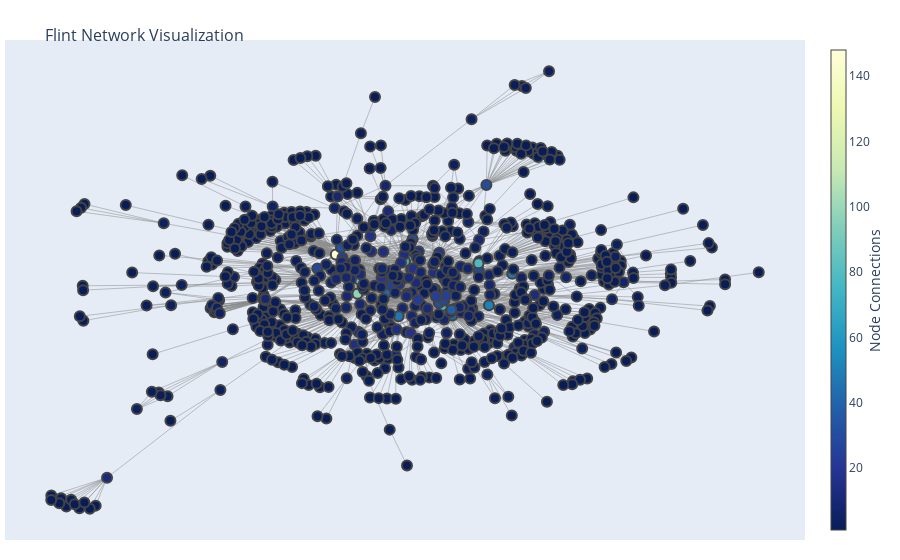

The notebook cell saved with this chart:
### Code cell
import plotly.graph_objects as go
from whoosh.qparser import QueryParser
from IPython.display import display, HTML, clear_output
import re
from whoosh import index
import os
from whoosh.fields import Schema
import pickle
import networkx as nx
import ipywidgets as widgets

def plot_graph(G):
    edge_x = []
    edge_y = []
    for edge in G.edges():
        x0, y0 = G.nodes[edge[0]]['pos']
        x1, y1 = G.nodes[edge[1]]['pos']
        edge_x.append(x0)
        edge_x.append(x1)
        edge_x.append(None)
        edge_y.append(y0)
        edge_y.append(y1)
        edge_y.append(None)

    edge_trace = go.Scatter(
        x=edge_x, y=edge_y,
        line=dict(width=0.5, color='#888'),
        hoverinfo='none',
        mode='lines')

    node_x = []
    node_y = []
    for node in G.nodes():
        x, y = G.nodes[node]['pos']
        node_x.append(x)
        node_y.append(y)

    node_trace = go.Scatter(
        x=node_x, y=node_y,
        mode='markers',
        hoverinfo='text',
        marker=dict(
            showscale=True,
            colorscale='YlGnBu',
            reversescale=True,
            color=[],
            size=10,
            colorbar=dict(
                thickness=15,
                title='Node Connections',
                xanchor='left',
                titleside='right'
            ),
            line_width=2))
    
    node_adjacencies = []
    node_text = []
    for node, adjacencies in enumerate(G.adjacency()):
        node_adjacencies.append(len(adjacencies[1]))
        node_text.append(f'<i>{adjacencies[0]}</i>'+ ': ' + '# of connections: '+str(len(adjacencies[1])))

    node_trace.marker.color = node_adjacencies
    node_trace.text = node_text
    
    fig = go.Figure(data=[edge_trace, node_trace],
                 layout=go.Layout(
                    title='<br>Flint Network Visualization',
                    titlefont_size=16,
                    showlegend=False,
                    hovermode='closest',
                    margin=dict(b=20,l=5,r=5,t=40),
                    annotations=[ dict(
                        text="",
                        showarrow=False,
                        xref="paper", yref="paper",
                        x=0.005, y=-0.002 ) ],
                    xaxis=dict(showgrid=False, zeroline=False, showticklabels=False),
                    yaxis=dict(showgrid=False, zeroline=False, showticklabels=False))
                    )
    fig.show()
    

def sort_dict(_dict, k=10):
    return sorted(_dict.items(), key=lambda x: x[1], reverse=True)[:k]

def on_button_click(b):
    query_str = search_bar.value
    poi = poi_select.value
    
    html_template = """
    <p>{hit}</p>
    <hr/>
    """.strip()

    qp = QueryParser("body", schema=ix.schema)
    q = qp.parse(query_str)

    with output:
        clear_output()
    
    with output:
        with ix.searcher() as searcher:
            results = searcher.search(q, limit=None)
            results.fragmenter.maxchars = 1500
            results.fragmenter.surround = 350
            if len(results) == 0:
                display(HTML("<p>No results found.</p>"))
            for i, hit in enumerate(results):
                if poi == hit['from_name']:
                    subject = re.sub(r'\[', '', hit['subject'])
                    subject = re.sub(r'\]', '', subject)
                    display(HTML(f"<h4>{subject}</h4>"))
                    r = re.split('\w\.\.\.\w', hit["body"].replace("\n\n", ""))
                    for h in r:
                        display(HTML(html_template.format(hit=h)))


ix = index.open_dir("staff14_index")

with open('flint_graph.pkl', 'rb') as f:
    G = pickle.load(f)

connected_components = list(nx.connected_components(G))
connected_subgraphs = [G.subgraph(c) for c in connected_components]
G = connected_subgraphs[0]

plot_graph(G)

cent_measures = {"Degree Centrality":nx.degree_centrality, "Betweenness Centrality":nx.betweenness_centrality, "Pagerank":nx.pagerank}
display(HTML("<h2>Centrality Measures</h2>"))

pois = []
for m in cent_measures:
    display(HTML(f"<h3>{m}</h3>"))
    res = sort_dict(cent_measures[m](G))
    for i, tup in enumerate(res):
        pois.append(tup[0])
        display(HTML(f"<p>{i+1}: {tup[0]}, importance score: {tup[1]}</p>"))

### Figure 1 — Plotly figure (JSON) as saved in the notebook; plotly's stock layout.template omitted (floating-point values rounded to 4 significant figures; data arrays with more than 128 entries replaced by an {"elided": "..."} marker saying what was removed)
{"data": [{"hoverinfo": "none", "line": {"color": "#888", "width": 0.5}, "mode": "lines", "type": "scatter", "x": {"elided": "5151 float values"}, "y": {"elided": "5151 float values"}}, {"hoverinfo": "text", "marker": {"color": {"elided": "791 int values"}, "colorbar": {"thickness": 15, "title": {"side": "right", "text": "Node Connections"}, "xanchor": "left"}, "colorscale": [[0, "rgb(255,255,217)"], [0.125, "rgb(237,248,177)"], [0.25, "rgb(199,233,180)"], [0.375, "rgb(127,205,187)"], [0.5, "rgb(65,182,196)"], [0.625, "rgb(29,145,192)"], [0.75, "rgb(34,94,168)"], [0.875, "rgb(37,52,148)"], [1, "rgb(8,29,88)"]], "line": {"width": 2}, "reversescale": true, "showscale": true, "size": 10}, "mode": "markers", "text": {"elided": "791 str values"}, "type": "scatter", "x": {"elided": "791 float values"}, "y": {"elided": "791 float values"}}], "layout": {"annotations": [{"showarrow": false, "text": "", "x": 0.005, "xref": "paper", "y": -0.002, "yref": "paper"}], "hovermode": "closest", "margin": {"b": 20, "l": 5, "r": 5, "t": 40}, "showlegend": false, "title": {"font": {"size": 16}, "text": "<br>Flint Network Visualization"}, "xaxis": {"showgrid": false, "showticklabels": false, "zeroline": false}, "yaxis": {"showgrid": false, "showticklabels": false, "zeroline": false}}}
